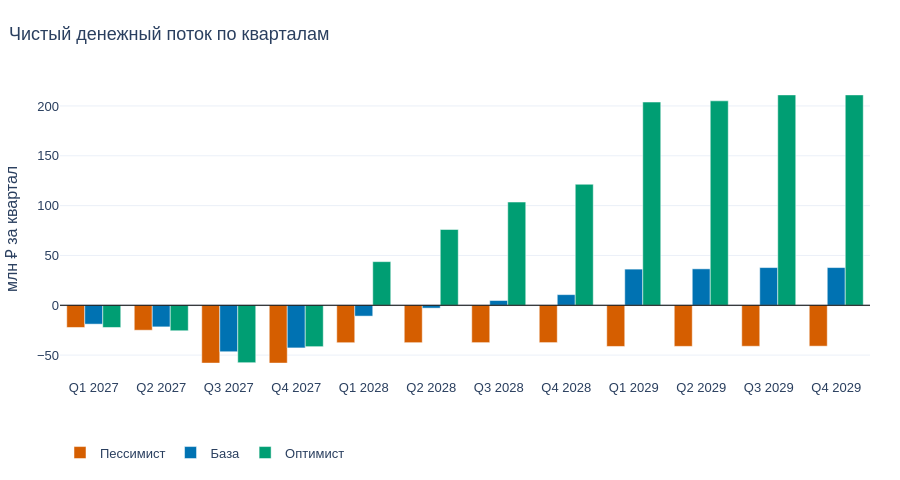

The cell this chart's notebook holds for it:
### Markdown cell above
### 2.4. Чистый денежный поток по кварталам

### Code cell
net = {s: qs(s, 'Чистый денежный поток') for s in SC}
fig = go.Figure()
for s in SC:
    fig.add_bar(x=PER, y=net[s], name=s, marker_color=COLORS[s], hovertemplate='%{x}: %{y:,.1f} млн ₽<extra>' + s + '</extra>')
fig.add_hline(y=0, line=dict(color='black', width=1)); fig.update_layout(barmode='group'); fig.update_yaxes(title='млн ₽ за квартал')
pshow(fig, 'net_quarterly', 'Чистый денежный поток по кварталам')

f, ax = plt.subplots(figsize=(11, 4.8)); w = .27
for i, s in enumerate(SC): ax.bar(np.arange(12) + (i - 1) * w, net[s], w, color=COLORS[s], label=s)
ax.axhline(0, color='black', lw=1); ax.set_xticks(range(12), PER, rotation=45); ax.set_ylabel('млн ₽ за квартал'); ax.set_title('Чистый денежный поток по кварталам'); ax.legend(); mshow(f, 'net_quarterly')

### Figure 1 — Plotly figure (JSON) as saved in the notebook; plotly's stock layout.template omitted (floating-point values rounded to 4 significant figures)
{"data": [{"hovertemplate": "%{x}: %{y:,.1f} млн ₽<extra>Пессимист</extra>", "marker": {"color": "#D55E00"}, "name": "Пессимист", "type": "bar", "x": ["Q1 2027", "Q2 2027", "Q3 2027", "Q4 2027", "Q1 2028", "Q2 2028", "Q3 2028", "Q4 2028", "Q1 2029", "Q2 2029", "Q3 2029", "Q4 2029"], "y": [-22.27, -25.02, -58.03, -58.03, -37.57, -37.53, -37.49, -37.46, -41.31, -41.23, -41.13, -41.04]}, {"hovertemplate": "%{x}: %{y:,.1f} млн ₽<extra>База</extra>", "marker": {"color": "#0072B2"}, "name": "База", "type": "bar", "x": ["Q1 2027", "Q2 2027", "Q3 2027", "Q4 2027", "Q1 2028", "Q2 2028", "Q3 2028", "Q4 2028", "Q1 2029", "Q2 2029", "Q3 2029", "Q4 2029"], "y": [-18.93, -21.68, -46.63, -42.79, -10.88, -2.871, 4.772, 10.67, 36.29, 36.57, 37.83, 37.83]}, {"hovertemplate": "%{x}: %{y:,.1f} млн ₽<extra>Оптимист</extra>", "marker": {"color": "#009E73"}, "name": "Оптимист", "type": "bar", "x": ["Q1 2027", "Q2 2027", "Q3 2027", "Q4 2027", "Q1 2028", "Q2 2028", "Q3 2028", "Q4 2028", "Q1 2029", "Q2 2029", "Q3 2029", "Q4 2029"], "y": [-22.27, -25.57, -57.55, -41.53, 43.77, 76.06, 103.6, 121.4, 203.9, 205.1, 211.1, 211.1]}], "layout": {"barmode": "group", "font": {"family": "Arial", "size": 13}, "height": 480, "legend": {"orientation": "h", "y": -0.2}, "margin": {"b": 60, "l": 60, "r": 30, "t": 80}, "shapes": [{"line": {"color": "black", "width": 1}, "type": "line", "x0": 0, "x1": 1, "xref": "x domain", "y0": 0, "y1": 0, "yref": "y"}], "title": {"text": "Чистый денежный поток по кварталам", "x": 0.01}, "yaxis": {"title": {"text": "млн ₽ за квартал"}}}}
